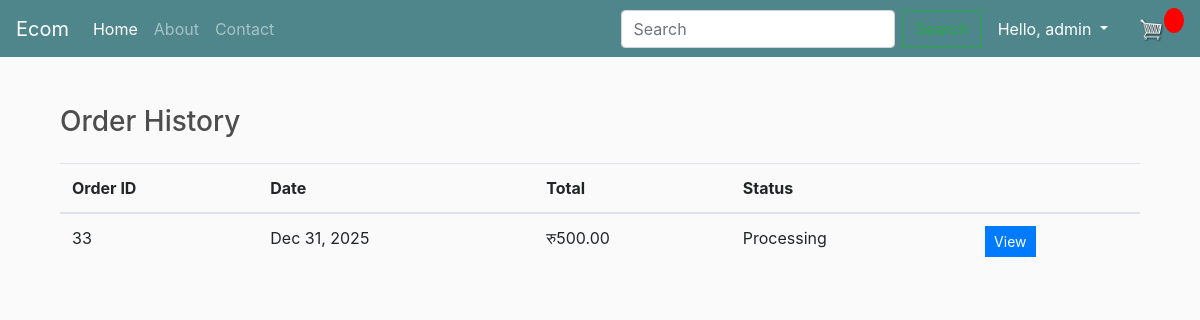
/order_history/ (signed in), run on the app's committed database.
### store/models.py (models this page shows, shortened)
class Order(models.Model):
	STATUS = (
		('Processing', 'Processing'),
		('Shipped', 'Shipped'),
		('Delivered', 'Delivered'),
	)
	customer = models.ForeignKey(Customer, on_delete=models.SET_NULL, null=True, blank=True)
	date_ordered = models.DateTimeField(auto_now_add=True)
	complete = models.BooleanField(default=False)
	transaction_id = models.CharField(max_length=100, null=True)
	status = models.CharField(max_length=200, null=True, choices=STATUS, default='Processing')
	@property
	def get_cart_total(self):
		orderitems = self.orderitem_set.all()
		total = sum([item.get_total for item in orderitems])
		return total

class OrderItem(models.Model):
	product = models.ForeignKey(Product, on_delete=models.SET_NULL, null=True)
	order = models.ForeignKey(Order, on_delete=models.SET_NULL, null=True)
	quantity = models.IntegerField(default=0, null=True, blank=True)
	date_added = models.DateTimeField(auto_now_add=True)
	@property
	def get_total(self):
		total = self.product.price * self.quantity
		return total

class Product(models.Model):
	name = models.CharField(max_length=200)
	price = models.FloatField()
	digital = models.BooleanField(default=False,null=True, blank=True)
	image = models.ImageField(null=True, blank=True)

### store/views.py (the view)
# urls.py: path('order_history/', views.order_history, name='order_history'),
@login_required(login_url='login')
def order_history(request):
    orders = Order.objects.filter(customer=request.user.customer, complete=True)
    context = {'orders': orders}
    return render(request, 'store/order_history.html', context)

### store/templates/store/order_history.html
{% extends 'store/main.html' %}
{% block content %}
<div class="container">
    <h3 class="my-4">Order History</h3>
    <table class="table">
        <thead>
            <tr>
                <th scope="col">Order ID</th>
                <th scope="col">Date</th>
                <th scope="col">Total</th>
                <th scope="col">Status</th>
                <th scope="col"></th>
            </tr>
        </thead>
        <tbody>
            {% for order in orders %}
            <tr>
                <td>{{ order.id }}</td>
                <td>{{ order.date_ordered|date:"M d, Y" }}</td>
                <td>रु{{ order.get_cart_total|floatformat:2 }}</td>
                <td>{{ order.status }}</td>
                <td><a href="{% url 'order_detail' order.id %}" class="btn btn-sm btn-primary">View</a></td>
            </tr>
            {% endfor %}
        </tbody>
    </table>
</div>
{% endblock %}

### store/templates/store/main.html (shortened to what this page needs)
<!DOCTYPE html>
{% load static %}
<html>
<head>
	<link rel="stylesheet" href="https://stackpath.bootstrapcdn.com/bootstrap/4.4.1/css/bootstrap.min.css">
	<link rel="stylesheet" type="text/css" href="{% static 'css/main.css' %}">
</head>
<body>
	<nav class="navbar navbar-expand-lg navbar-dark bg-dark">
	  <a class="navbar-brand" href="{% url 'store' %}">Ecom</a>
	  <div class="collapse navbar-collapse" id="navbarSupportedContent">
	    <ul class="navbar-nav mr-auto">
	      <li class="nav-item active">
	        <a class="nav-link" href="{% url 'store' %}">Home</a>
	      </li>
          <li class="nav-item">
            <a class="nav-link" href="{% url 'about' %}">About</a>
          </li>
          <li class="nav-item">
            <a class="nav-link" href="{% url 'contact' %}">Contact</a>
          </li>
	    </ul>
	    <div class="form-inline my-2 my-lg-0">
            <form class="form-inline my-2 my-lg-0" method="get" action="{% url 'store' %}">
                <input class="form-control mr-sm-2" type="search" placeholder="Search" aria-label="Search" name="q">
                <button class="btn btn-outline-success my-2 my-sm-0" type="submit">Search</button>
            </form>
            {% if user.is_authenticated %}
                <div class="nav-item dropdown">
                    <a class="nav-link dropdown-toggle text-white" href="#" id="navbarDropdown" role="button" data-toggle="dropdown" aria-haspopup="true" aria-expanded="false">
                        Hello, {{ user.username }}
                    </a>
                </div>
            {% else %}
                <a href="{% url 'login' %}"class="btn btn-primary ml-2">Login</a>
            {% endif %}
	     	<a href="{% url 'cart' %}">
	    		<img  id="cart-icon" src="{% static 'images/cart.png' %}">
	    	</a>
	    	<p id="cart-total">{{cartItems}}</p>
	    </div>
	  </div>
	</nav>
     <div class="container">
            <br>
            {% block content %}
            {% endblock content %}
         </div>
</body>
</html>

### static/css/main.css (style rules this page uses)
body { background-color: hsl(0, 0%, 98%); }
h1,h2,h3,h4,h5,h6 { color:hsl(0, 0%, 30%); }
.bg-dark { background-color: #4f868c!important; }
#cart-icon { width:25px; display: inline-block; margin-left: 15px; }
#cart-total { display: block; text-align: center; color:#fff; background-color: red; width: 20px; height: 25px; border-radius: 50%; font-size: 14px; }
.btn { border-radius: 0; }

### data on the page
Order: id "33", date_ordered "Dec 31, 2025", get_cart_total "500.00", status "Processing"

### other printed values
{{ user.username }} "admin"
